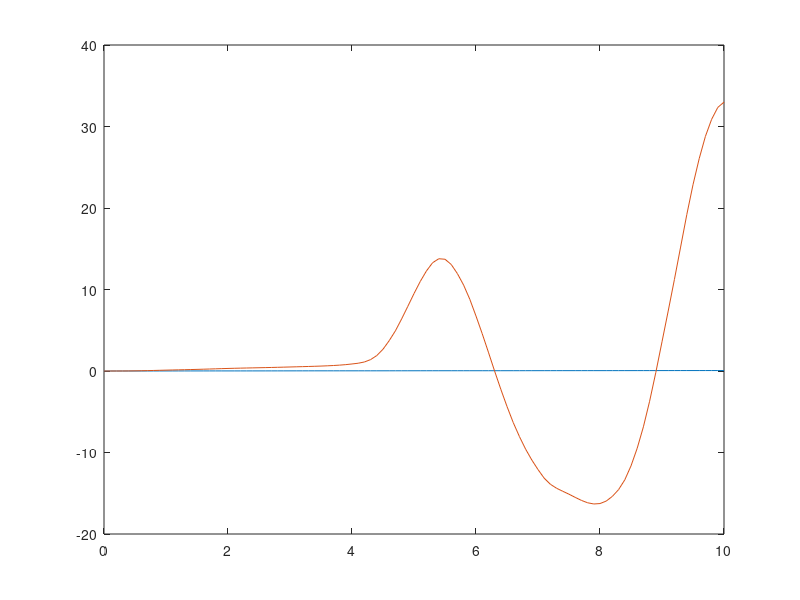

Write MATLAB code to recreate this figure.
function simulator7
clc
clear

k = 500;  % spring coefficient
m_t = 50.0; % mass of thruster
m_p = 70.0;  % mass of pod
c = 2*sqrt(k/m_p);  % damping coefficient
r = .25;
I = m_p*((r)^2)/2;  % inertia of pod
% State [z1 z2 t z1d z2d td z3d]

BK =    [0         0         0         0         0         0         0;
         0         0         0         0         0         0         0;
         0         0         0         0         0         0         0;
  23.8529    -6.0351   -7.4851    4.4140   -0.1736    1.0924    0.2100;
    -6.0351  23.8529    7.4851   -0.1736    4.4140   -1.0924    0.2100;
         0         0         0         0         0         0         0;
         0         0         0         0         0         0         0;];

x0 = [0.0;0.0;0.0;0.0;0.0;0.0;0.0];
t = [0.0:0.1:10];
target = [0;0;pi/6;0;0;0.0;1.0];
opts = odeset('RelTol',1e-2,'AbsTol',1e-4);
[t, y] = ode45(@(t,y) controller(t,y,target), t, x0, opts);
plot(t, y(:,7), t, y(:,3));
%, t, y(:,3)

function xdot = controller(t, x, target)
    xdot = [0;
            0;
            0;
            0;
            0;
            0;
            0];
    f = 0;
    [f1,f2] = F12(x, target);
    xdot(1) = x(4);
    xdot(2) = x(5);
    xdot(3) = x(6);
    xdot(4) = -k/m_t*x(1) -r*k/m_t*sin(x(3)) -c/m_t*x(4) -r*c/m_t*x(6)*cos(x(3)) + f1/m_t;
    xdot(5) = -k/m_t*x(2) +r*k/m_t*sin(x(3)) -c/m_t*x(5) + r*c/m_t*x(6)*cos(x(3)) + f2/m_t;
    xdot(6) = -k*r/I*x(1) + k*r/I*x(2) -2*(r^2)*k/I*sin(x(3))*cos(x(3)) -c*r/I*x(4) + c*r/I*x(5) -2*(r^2)*c/I*x(6)*cos(2*x(3));
    xdot(7) = k/m_p*x(1) + k/m_p*x(2) + c/m_p*x(4) + c/m_p*x(5) + f/m_p;
    
    
    function Fd = F(t)
        if t > 10.2
            Fd = 0.0;
        elseif t >= 10.0
            Fd = 100.0;
        else
            Fd = 0.0;
        end
    end
    function [F_1,F_2] = F12(x,target)
        x_err = target - x;
        x_err(1) = x_err(1) + r*sin(x(3));
        x_err(2) = x_err(2) - r*sin(x(3));
        x_err(4) = x_err(4) + r*x(6)*cos(x(3));
        x_err(5) = x_err(5) - r*x(6)*cos(x(3));
        action = BK*x_err;
        F_1 = action(4);
        F_2 = action(5);
    end
end

end
